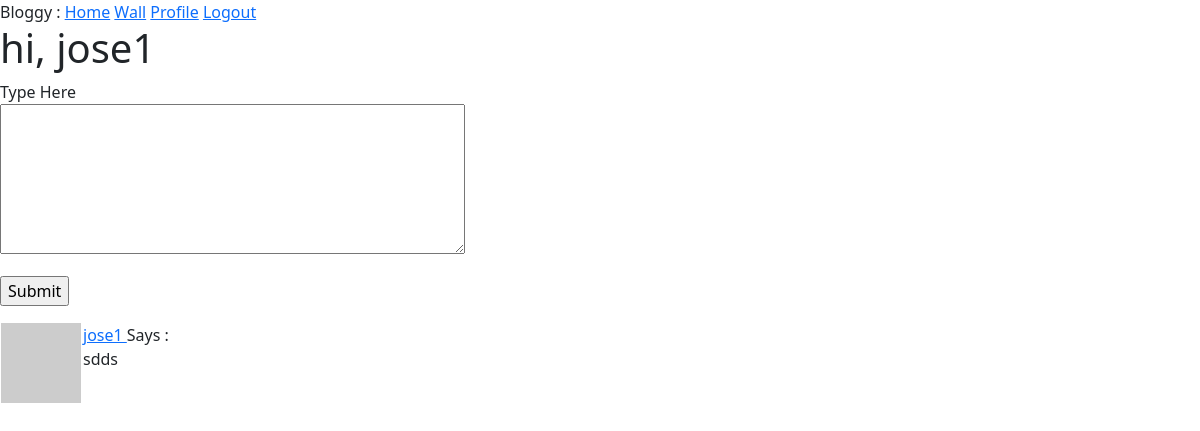
The page /index (signed in) on the database as committed earlier.
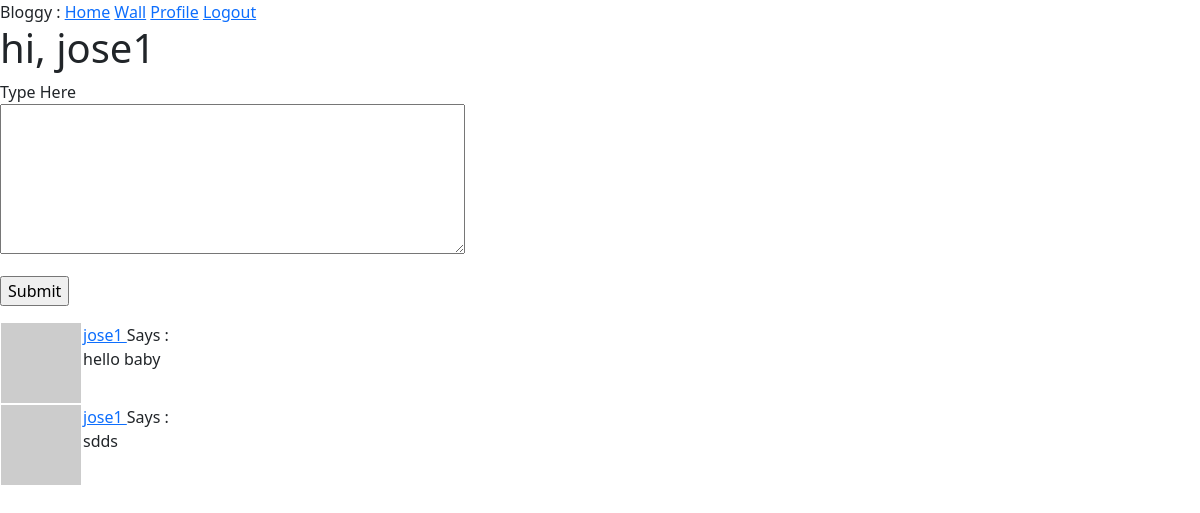
The same page on the database as committed later.
### app/models.py (models this page shows, shortened)
class Post(db.Model):
    id = db.Column(db.Integer, primary_key=True)
    body = db.Column(db.String(255))
    timestamp = db.Column(db.DateTime, index= True, default=datetime.utcnow)
    user_id = db.Column(db.Integer, db.ForeignKey('user.id'))

class User(UserMixin, db.Model):
    id = db.Column(db.Integer, primary_key=True)
    username = db.Column(db.String(64), index=True, unique=True)
    email = db.Column(db.String(120), index=True, unique=True)
    password_hash = db.Column(db.String(120))
    posts = db.relationship('Post', backref='author', lazy='dynamic')
    about_me = db.Column(db.String(128))
    last_seen = db.Column(db.DateTime, default=datetime.utcnow)
    followed = db.relationship(
        'User', secondary=followers,
        primaryjoin=(followers.c.follower_id == id),
        secondaryjoin=(followers.c.followed_id == id),
        backref= db.backref('followers', lazy='dynamic'), lazy='dynamic'
    )
    def avatar(self, size):
        digest = md5(self.email.lower().encode('utf-8')).hexdigest()
        return 'https://www.gravatar.com/avatar/{}?d=identicon&s={}'.format(digest, size)
    def followed_posts(self):
        followed = Post.query.join(
            followers, (followers.c.followed_id == Post.user_id)
        ).filter(
            followers.c.follower_id == self.id
        )
        return followed.union(self.posts).order_by(Post.timestamp.desc())

### app/routes.py (the view)
@app.route('/', methods=['GET', 'POST'])
@app.route('/index', methods=['GET', 'POST'])
@login_required
def index():
    form = PostForm()
    if form.validate_on_submit():
        post = Post(body=form.post.data, author=current_user)
        db.session.add(post)
        db.session.commit()
        flash('Your post is now posted!')
        return redirect(url_for('index'))
    posts = current_user.followed_posts().all()
    return render_template('index.html', title='Home', form=form, posts=posts)

### app/forms.py
class PostForm(FlaskForm):
    post = TextAreaField('Type Here', validators=[
        DataRequired(), Length(min=1, max=360)
    ])
    submit = SubmitField('Submit')

### app/models.py (called while the page is built)
@login.user_loader
def load_user(id):
    return User.query.get(int(id))

### app/routes.py (called while the page is built)
@app.before_request
def before_request():
    if current_user.is_authenticated:
        current_user.last_seen = datetime.utcnow()
        db.session.commit()

### app/templates/index.html (shortened to what this page needs)
{% extends "base.html" %}
{% block content %}
    <h1>hi, {{ current_user.username }}</h1>
    {% if form %}
    <form action="" method="post">
        <p>
            {{ form.post.label }} <br>
            {{ form.post(cols=48, rows=6) }} <br>
        </p>
        <p>{{ form.submit() }}</p>
    </form>
    {% endif %}
    {% for post in posts %}
        {% include "_post.html" %}
    {% endfor %}
{% endblock %}

### app/templates/_post.html
<table>
    <tr valign="top">
        <td><img src="{{ post.author.avatar(24) }}" alt="user-profile-image"></td>
        <td>
            <a href="{{ url_for('user', username=post.author.username) }}">
                {{ post.author.username }}
            </a>
            Says : <br> {{ post.body }} <br></td>
    </tr>
</table>

Rows that differ between the two databases and show on the page:
added Post: author.username "jose1", body "hello baby"
